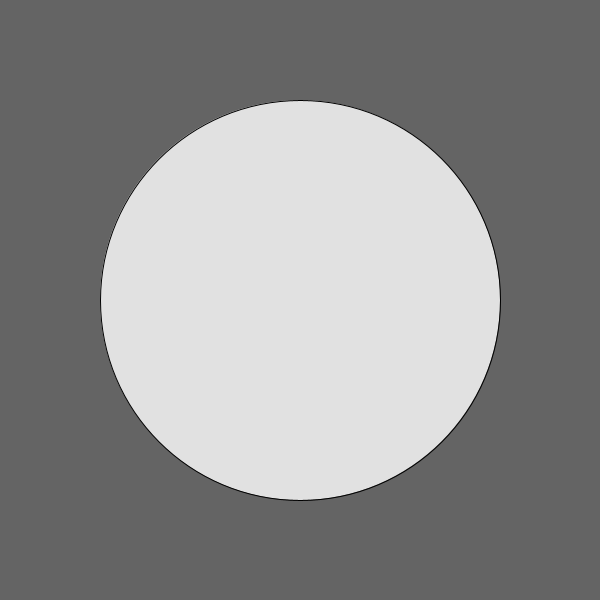
Frame 1 (no input)
Frame 60 (the mouse pressed at the canvas centre just before this capture): identical to frame 1, image omitted
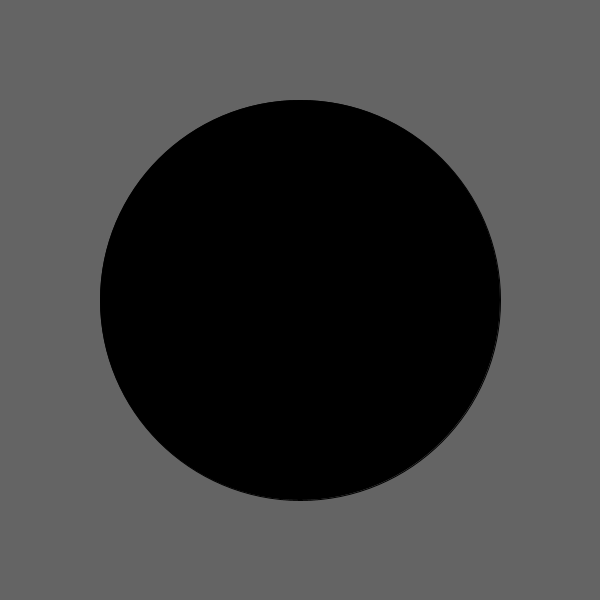
Frame 120 (the mouse held since frame 60 and released just before this capture)

The Processing sketch that drew these frames (run headless with seeded random() and noise(); from frame 60 on, the mouse is pressed at the canvas centre):

// Processing sketch: Boton_circular
// ── Boton_circular.pde
int radio = 200;//Declaración de variables numericas entereas.
float d;//Declaración de variavles numericas reales.

void setup(){
  size(600,600);//Tamaño de ventana
  ellipseMode(RADIUS);//Ellipse en modo radio.
}

void draw(){
  background(100);//Color de fondo.
  d = dist(mouseX,mouseY,width/2,height/2);//Discancia entre el centro del circulo y el cursor del mouse.
  
  if(d <= radio){//Si la discancia es menor al radio...
    fill(0);//Rellenar de negro.
  }
  else{//Sino...
    fill(225);//Rellenar de blanco.
  }
  
  ellipse(width/2,height/2,radio,radio);//Crear elipse.
}
